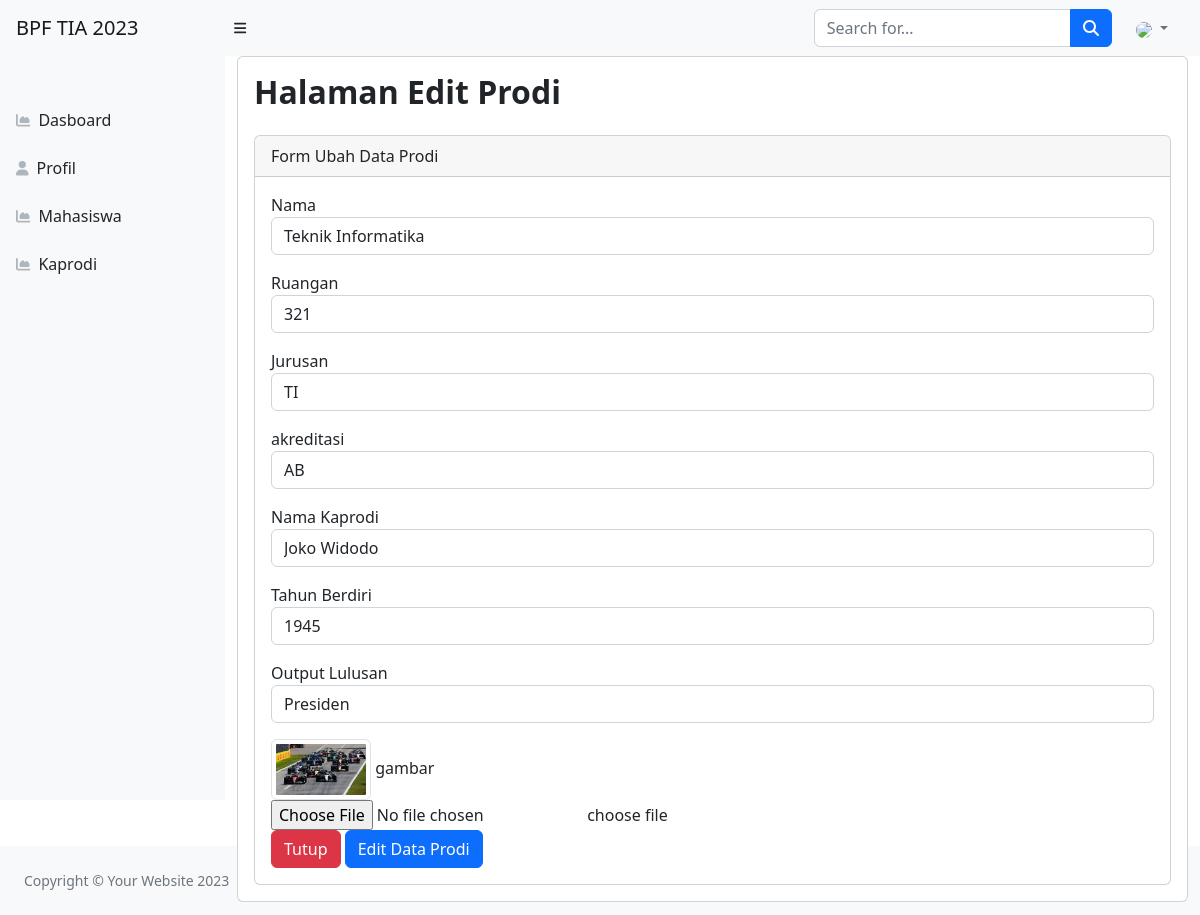
Page /index.php/Prodi/edit/5 on the committed database.
### tables this page shows
CREATE TABLE `prodi` (
  `id` int(11) NOT NULL,
  `nama` varchar(255) NOT NULL,
  `ruang` varchar(20) NOT NULL,
  `jurusan` varchar(50) NOT NULL,
  `akreditasi` varchar(15) NOT NULL,
  `nama_kaprodi` varchar(255) NOT NULL,
  `tahun_berdiri` int(10) NOT NULL,
  `output_lulusan` varchar(255) NOT NULL,
  `gambar` varchar(100) NOT NULL DEFAULT 'prodi.jpg'
);

### application/controllers/Prodi.php (called while the page is built, shortened)
<?php
class Prodi extends CI_Controller
{
    public function __construct()
    {
        $this->load->model('prodi_model');
    }
    public function edit($id)
    {
        $data['judul'] = "Halaman Edit Prodi";
        $data['prodi'] = $this->prodi_model->getById($id);
        $data['user'] = $this->db->get_where('user', ['email' => $this->session->userdata('email')])->row_array();
        $this->form_validation->set_rules('nama', 'nama', 'required', [
            'required' => 'nama harus di isi'
        ]);
        $this->form_validation->set_rules('ruang', 'ruang', 'required', [
            'required' => 'ruang harus di isi'
        ]);
        $this->form_validation->set_rules('jurusan', 'jurusan', 'required', [
            'required' => 'jurusan harus di isi'
        ]);
        $this->form_validation->set_rules('akreditasi', 'akreditasi', 'required', [
            'required' => 'akreditasi harus di isi'
        ]);
        $this->form_validation->set_rules('nama_kaprodi', 'nama_kaprodi', 'required', [
            'required' => 'nama kaprodi harus di isi'
        ]);
        $this->form_validation->set_rules('tahun_berdiri', 'tahun_berdiri', 'required', [
            'required' => 'tahun beridiri sekolah harus di isi'
        ]);
        $this->form_validation->set_rules('output_lulusan', 'output_lulusan', 'required', [
            'required' => 'output lulusan harus di isi'
        ]);
        if ($this->form_validation->run() == false) {
            $this->load->view("layout/header", $data);
            $this->load->view("Kaprodi/vw_ubahProdi", $data);
            $this->load->view("layout/footer", $data);
        }
    }
}
?>

### index.php (called while the page is built, shortened)
<?php
require_once BASEPATH.'core/CodeIgniter.php';

### application/models/prodi_model.php (called while the page is built, shortened)
<?php
class prodi_model extends CI_Model
{
    public $table = 'prodi';
    public function getById($id){
        $this->db->from($this->table);
        $this->db->where('id', $id);
        $query = $this->db->get();
        return $query->row_array();
    }
}
?>

### application/views/Kaprodi/vw_ubahProdi.php (the view, shortened to what this page needs)
<div class="container-fluid">
    <div class="card">
        <div class="card-body">
            <h2 class="card-title fw-semibold mb-4">
                <?php echo $judul; ?>
            </h2>
            <div class="row">
                <div class="col-md-12">
                    <div class="card">
                        <div class="card-header justify-content-center">
                            Form Ubah Data Prodi
                        </div>
                        <div class="card-body">
                            <form action="" method="POST" enctype="multipart/form-data">
                                <form action="" method="post">
                                    <div class="form-group mb-3">
                                        <label for="nama">Nama</label>
                                        <input type="text" name="nama" value="<?= $prodi['nama']; ?>"
                                            class="form-control" id="nama" placeholder="Nama">
                                    </div>
                                    <div class="form-group mb-3">
                                        <label for="ruang">Ruangan</label>
                                        <input type="text" name="ruang" value="<?= $prodi['ruang']; ?>"
                                            class="form-control" id="ruang" placeholder="Ruangan">
                                    </div>
                                    <div class="form-group mb-3">
                                        <label for="jurusan">Jurusan</label>
                                        <input type="text" name="jurusan" value="<?= $prodi['jurusan']; ?>"
                                            class="form-control" id="jurusan" placeholder="jurusan">
                                    </div>
                                    <div class="form-group mb-3">
                                        <label for="akreditasi">akreditasi</label>
                                        <input type="text" name="akreditasi" value="<?= $prodi['akreditasi']; ?>"
                                            class="form-control" id="akreditasi" placeholder="akreditasi">
                                    </div>
                                    <div class="form-group mb-3">
                                        <label for="nama_kaprodi">Nama Kaprodi</label>
                                        <input type="nama_kaprodi" name="nama_kaprodi"
                                            value="<?= $prodi['nama_kaprodi']; ?>" class="form-control"
                                            id="nama_kaprodi" placeholder="Nama Kaprodi">
                                    </div>
                                    <div class="form-group mb-3">
                                        <label for="tahun_berdiri">Tahun Berdiri</label>
                                        <input type="text" name="tahun_berdiri" value="<?= $prodi['tahun_berdiri']; ?>"
                                            class="form-control" id="tahun_berdiri" placeholder="Tahun Berdiri">
                                    </div>
                                    <div class="form-group mb-3">
                                        <label for="output_lulusan">Output Lulusan</label>
                                        <input type="text" name="output_lulusan"
                                            value="<?= $prodi['output_lulusan']; ?>" class="form-control"
                                            id="output_lulusan" placeholder="Output Lulusan">
                                    </div>
                                    <div class="form-group">
                                        <img src="<?= base_url('assets/') . $prodi['gambar']; ?>" style="width: 100px" class="img-thumbnail">
                                        <label for="gambar">gambar</label>
                                        <div class="custom-file">
                                            <input type="file" name="gambar" class="custom-file-input" id="gambar">
                                            <label for="gambar" class="custom-file-label">choose file</label>
                                        </div>
                                    </div>
                                    <a href="<?= base_url('index.php/Prodi') ?> " class="btn btn-danger">Tutup</a>
                                    <button type="submit" name="tambah" class="btn btn-primary float-right">Edit Data
                                        Prodi</button>
                                </form>
                        </div>
                    </div>
                </div>
            </div>
        </div>
    </div>
</div>
</div>
</div>

### rows in the picture
prodi: nama "Teknik Informatika", ruang "321", jurusan "TI", akreditasi "AB", nama_kaprodi "Joko Widodo", tahun_berdiri "1945", output_lulusan "Presiden", gambar (picture)

### other values in the picture
$judul "Halaman Edit Prodi"
